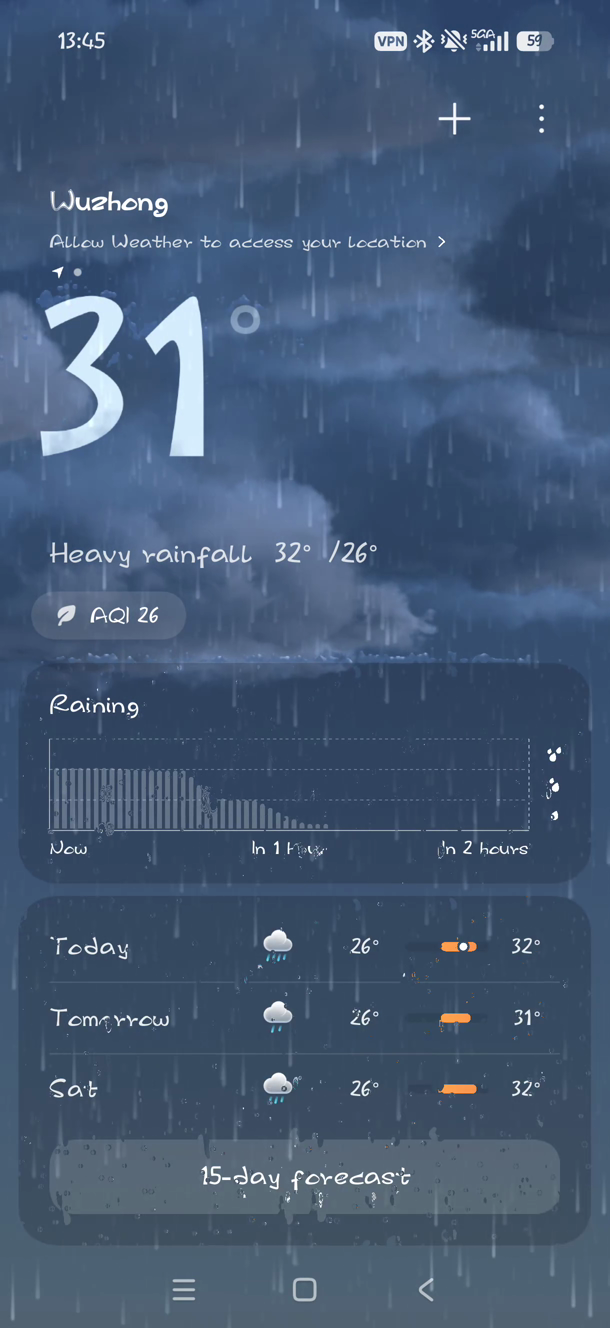
#> input picture _rain_analysis/frame_001.png, 610 x 1328 px; its folder holds only this picture in this run
$ python analyze_effects_detail.py   (older library calls are emulated)
#> lines starting #> are read from the running program, lines starting #| are printed output that depends on the picture; after the words box and inside, x2 and y2 are one past the last pixel; in counts of white or black regions, pixels touching at a corner belong together
"""
详细拆解小米天气暴雨参考片中所有「雨滴类」视觉效果。
输出：JSON + 标注示意图 + 控制台中文报告。
"""
from __future__ import annotations

import json
import math
from pathlib import Path

import cv2
import numpy as np
from PIL import Image, ImageDraw

ROOT = Path(__file__).resolve().parent
FRAMES = sorted(ROOT.glob("frame_*.png"))
OUT_ANN = ROOT / "effect_overlays"
OUT_JSON = ROOT / "rain_effects_detail.json"


def load_rgb(path: Path) -> np.ndarray:
    return np.asarray(Image.open(path).convert("RGB"))


def streak_mask(gray: np.ndarray) -> tuple[np.ndarray, dict]:
    """细长竖向结构 = 下落雨丝（运动模糊）。"""
    h, w = gray.shape
    blur = cv2.GaussianBlur(gray, (3, 5), 0)
    # 纵向边缘强、横向弱 → 竖线
    gy = np.abs(cv2.Sobel(blur, cv2.CV_32F, 0, 1, ksize=3))
    gx = np.abs(cv2.Sobel(blur, cv2.CV_32F, 1, 0, ksize=3))
    score = gy - 0.35 * gx
    thr = np.percentile(score, 93)
    m = (score > thr).astype(np.uint8) * 255
    # 去掉过圆的区域（留给水珠）
    n, labels, stats, _ = cv2.connectedComponentsWithStats(m, 8)
    keep = np.zeros_like(m)
    longish = 0
    lengths = []
    for i in range(1, n):
        bw = stats[i, cv2.CC_STAT_WIDTH]
        bh = stats[i, cv2.CC_STAT_HEIGHT]
        area = stats[i, cv2.CC_STAT_AREA]
        if area < 6:
            continue
        aspect = bh / max(1, bw)
        if aspect >= 1.8 or (bh >= 10 and bw <= 4):
            keep[labels == i] = 255
            longish += 1
            lengths.append(bh / h)
    return keep, {
        "count": longish,
        "coverage": float((keep > 0).mean()),
        "len_mean_h": float(np.mean(lengths)) if lengths else 0.0,
        "len_p90_h": float(np.percentile(lengths, 90)) if lengths else 0.0,
    }


def glass_droplet_mask(rgb: np.ndarray, gray: np.ndarray) -> tuple[np.ndarray, dict]:
    """
    玻璃水珠：局部高光 + 近似圆形 blob。
    分为大滴（滑动主珠）与微珠（冷凝/拖尾珠）。
    """
    h, w = gray.shape
    k = max(5, min(w, h) // 85) | 1
    med = cv2.medianBlur(gray, k)
    spec = cv2.subtract(gray, med)
    _, mask = cv2.threshold(spec, max(10, int(np.percentile(spec, 96.5))), 255, cv2.THRESH_BINARY)
    mask = cv2.morphologyEx(mask, cv2.MORPH_OPEN, np.ones((3, 3), np.uint8))

    # 再叠加亮圆检测（Hough）辅助大滴
    blur = cv2.GaussianBlur(gray, (9, 9), 0)
    circles = cv2.HoughCircles(
        blur, cv2.HOUGH_GRADIENT, dp=1.2, minDist=10,
        param1=80, param2=14, minRadius=3, maxRadius=max(8, min(w, h) // 28),
    )

    n, labels, stats, cents = cv2.connectedComponentsWithStats(mask, 8)
    big, micro, trailish = [], [], []
    keep_big = np.zeros_like(mask)
    keep_micro = np.zeros_like(mask)

    for i in range(1, n):
        area = int(stats[i, cv2.CC_STAT_AREA])
        bw = int(stats[i, cv2.CC_STAT_WIDTH])
        bh = int(stats[i, cv2.CC_STAT_HEIGHT])
        if area < 5 or area > w * h * 0.008:
            continue
        aspect = bw / max(1, bh)
        # 排除细长雨丝
        if max(bw, bh) / max(1, min(bw, bh)) > 3.2 and min(bw, bh) <= 3:
            continue
        size = math.sqrt(area)
        item = {
            "area": area,
            "w": bw,
            "h": bh,
            "size": size,
            "cx": float(cents[i][0]),
            "cy": float(cents[i][1]),
            "aspect": aspect,
        }
        # 略扁长 → 可能是滑动拖尾湿痕
        if aspect < 0.55 or aspect > 1.8:
            if size >= 3:
                trailish.append(item)
            continue
        if size >= 5.5:
            big.append(item)
            keep_big[labels == i] = 255
        else:
            micro.append(item)
            keep_micro[labels == i] = 255

    hough_n = 0 if circles is None else int(circles.shape[1])
    return keep_big | keep_micro, {
        "big_count": len(big),
        "micro_count": len(micro),
        "trailish_count": len(trailish),
        "hough_circles": hough_n,
        "big_size_mean": float(np.mean([b["size"] for b in big])) if big else 0.0,
        "big_size_p90": float(np.percentile([b["size"] for b in big], 90)) if big else 0.0,
        "micro_size_mean": float(np.mean([b["size"] for b in micro])) if micro else 0.0,
        "coverage": float(((keep_big | keep_micro) > 0).mean()),
        "big_y_mean_norm": float(np.mean([b["cy"] / h for b in big])) if big else 0.5,
    }


def mist_score(gray: np.ndarray) -> dict:
    """低频雾感：大尺度亮度起伏 + 低对比。"""
    h, w = gray.shape
    small = cv2.resize(gray, (max(32, w // 16), max(48, h // 16)), interpolation=cv2.INTER_AREA)
    small = small.astype(np.float32)
    local = cv2.GaussianBlur(small, (0, 0), 3)
    contrast = float(np.std(small - local))
    mean = float(np.mean(gray))
    # 顶部比底部略亮 → 顶光雨雾
    top = float(gray[: h // 5].mean())
    bot = float(gray[4 * h // 5 :].mean())
    return {
        "mean_lum": mean,
        "lowfreq_contrast": contrast,
        "top_minus_bot": top - bot,
        "foggy": contrast < 8.5 and mean < 110,
    }


def sheet_bands(gray: np.ndarray) -> dict:
    """竖向雨幕带：列平均的周期性起伏。"""
    col = gray.astype(np.float32).mean(axis=0)
    col = col - cv2.GaussianBlur(col.reshape(1, -1), (1, 31), 0).ravel()
    # 自相关找周期
    c = col - col.mean()
    if np.std(c) < 1e-3:
        return {"band_strength": 0.0, "period_px": 0.0}
    corr = np.correlate(c, c, mode="full")
    mid = len(corr) // 2
    right = corr[mid + 8 : mid + min(180, len(col) // 2)]
    if len(right) == 0:
        return {"band_strength": 0.0, "period_px": 0.0}
    period = int(np.argmax(right) + 8)
    strength = float(right.max() / (corr[mid] + 1e-6))
    return {"band_strength": strength, "period_px": float(period)}


# [27 lines left out: functions motion_optical, ui_mask_heuristic, not called in this run]


def annotate(rgb: np.ndarray, streak: np.ndarray, drops: np.ndarray, path: Path) -> None:
    img = rgb.copy()
    # 雨丝标青，水珠标品红
    img[streak > 0] = (img[streak > 0] * 0.45 + np.array([40, 200, 255]) * 0.55).astype(np.uint8)
    img[drops > 0] = (img[drops > 0] * 0.4 + np.array([255, 80, 200]) * 0.6).astype(np.uint8)
    Image.fromarray(img).save(path)


def main() -> None:
    if not FRAMES:
        raise SystemExit("no frames — extract first")

    OUT_ANN.mkdir(parents=True, exist_ok=True)
    per = []
    motions = []
    prev = None

    for i, path in enumerate(FRAMES):
        rgb = load_rgb(path)
#> in load_rgb, returned value is the input picture: shape (1328, 610, 3); mean R, G, B 68.1, 88.8, 116.3
        gray = cv2.cvtColor(rgb, cv2.COLOR_RGB2GRAY)
        sm, ss = streak_mask(gray)
#> in streak_mask, `score = gy - 0.35 * gx`:
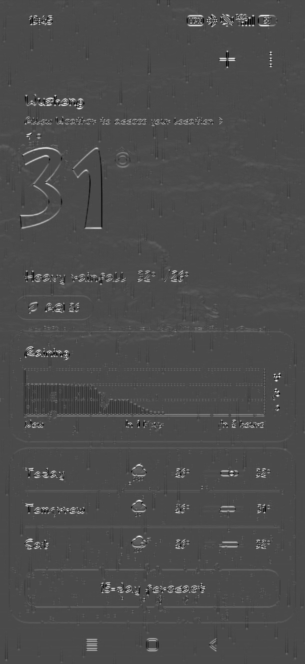
#> score: shape (1328, 610) float32 (shown at 1/2 size); min -196.2, max 476.6, mean 5.9; drawn with min black and max white
#> in streak_mask, `thr = np.percentile(score, 93)`: thr = 20
#> in streak_mask, `n, labels, stats, _ = cv2.connectedComponentsWithStats(m, 8)`:
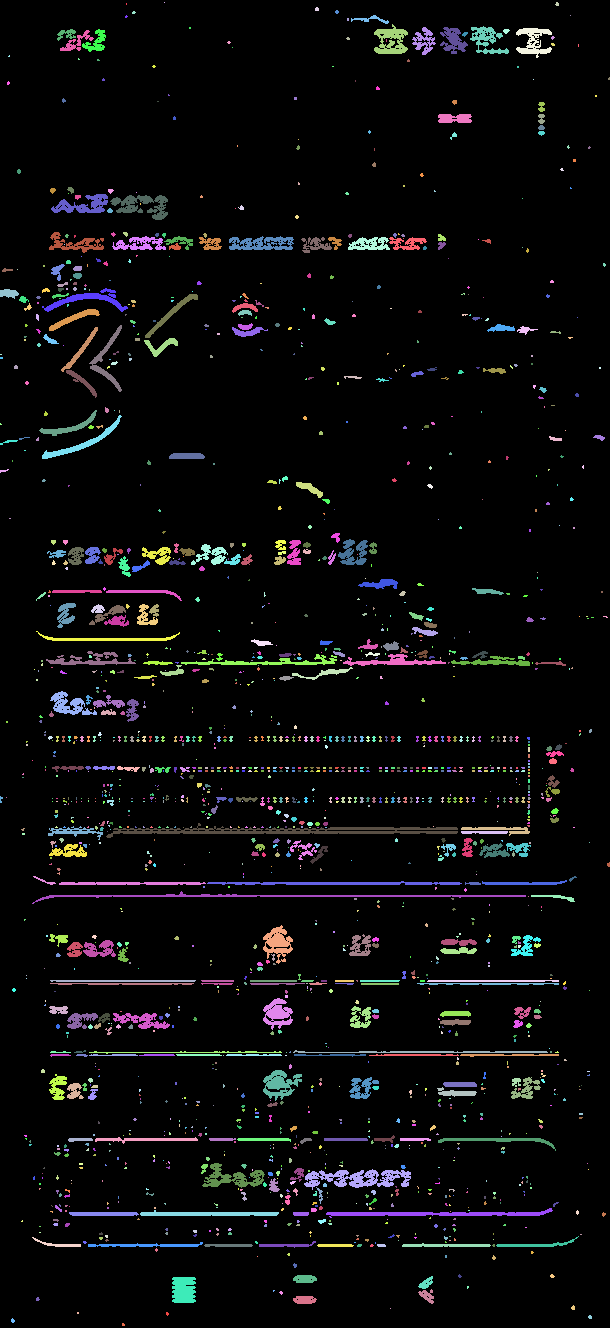
#> labels: shape (1328, 610) int32; 1778 distinct labels, from 0 to 1777; one colour per label, 0 black
#> in streak_mask, `n, labels, stats, _ = cv2.connectedComponentsWithStats(m, 8)`: n = 1778; stats = 1778 rows, first 6: [0, 0, 610, 1328, 753431], [126, 3, 1, 2, 2], [164, 2, 1, 1, 1], [555, 2, 4, 4, 12], [315, 7, 4, 4, 14], [132, 11, 4, 3, 9]
#> the loop in streak_mask, `for i in range(1, n):` made 1777 passes
#> (bw, bh, area, aspect) on passes 8, 11, 13, 14, 15, 16, 17, 18: (38, 9, 106, 0.237), (34, 30, 588, 0.882), (24, 28, 303, 1.17), (28, 27, 398, 0.964), (39, 28, 480, 0.718), (19, 12, 114, 0.632), (24, 23, 243, 0.958), (7, 5, 24, 0.714)
#> after the loop in streak_mask, `for i in range(1, n):`:
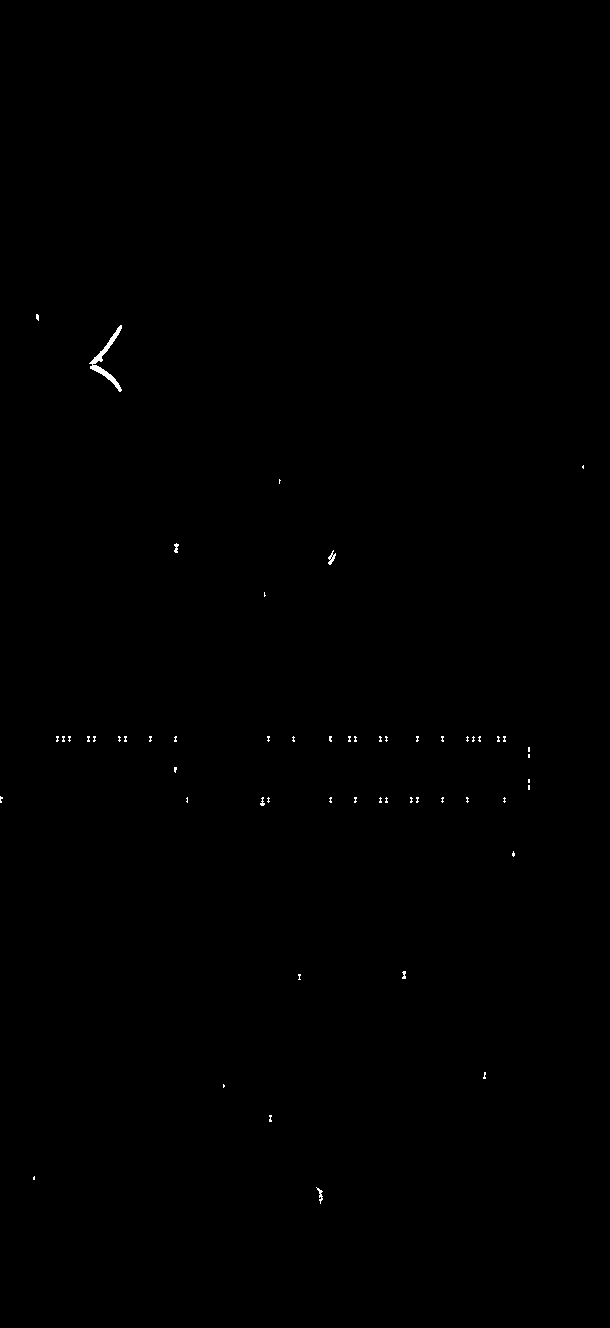
#> keep: shape (1328, 610); 0.15% white in thin lines or dots, all inside (x1, y1, x2, y2) = (0, 314, 584, 1204)
#> after the loop in streak_mask, `for i in range(1, n):`: lengths = 56 values, max 0.0505 at index 1, min 0.00301 at index 2, mean 0.00559; longish = 56
#> ss = {'count': 56, 'coverage': 0.00146, 'len_mean_h': 0.00559, 'len_p90_h': 0.00565}
        dm, ds = glass_droplet_mask(rgb, gray)
#> in glass_droplet_mask, `circles = cv2.HoughCircles( blur, cv2.HOUGH_GRADIENT, dp=1.2, minDist=..`: circles = 202 rows, first 8: [244.2, 318.6, 14.64], [161.4, 798.6, 20.28], [173.4, 811.8, 20.28], [71.4, 786.6, 18.96], [111, 786.6, 18.96], [161.4, 813, 20.28], [108.6, 814.2, 20.28], [136.2, 798.6, 20.28]
#> in glass_droplet_mask, `n, labels, stats, cents = cv2.connectedComponentsWithStats(mask, 8)`:
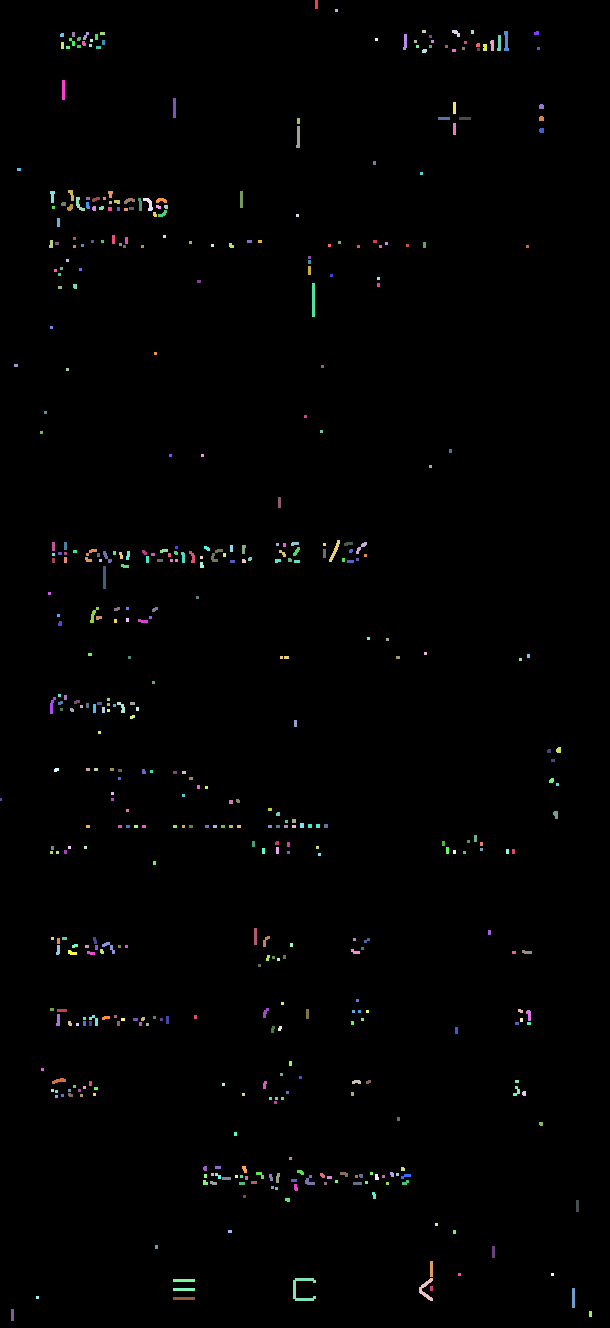
#> labels: shape (1328, 610) int32; 487 distinct labels, from 0 to 486; one colour per label, 0 black
#> in glass_droplet_mask, `n, labels, stats, cents = cv2.connectedComponentsWithStats(mask, 8)`: n = 487; stats = 487 rows, first 6: [0, 0, 610, 1328, 801138], [315, 0, 3, 9, 27], [335, 9, 3, 3, 9], [422, 30, 4, 3, 12], [452, 30, 8, 7, 32], [471, 30, 3, 4, 12]; cents = 487 pairs, first value 0.5 to 590, second value 4 to 1314.5
#> the loop in glass_droplet_mask, `for i in range(1, n):` made 486 passes
#> (area, bw, bh, aspect, size) on passes 1, 4, 6: (27, 3, 9, 0.333, 5.2), (32, 8, 7, 1.14, 5.66), (70, 5, 20, 0.25, 8.37)
#> dm: shape (1328, 610); 0.73% white; 396 white regions (337 under 20 px), largest, box (x1, y1, x2, y2) and area: (293, 1278, 316, 1301) 185, (419, 1278, 433, 1301) 114, (211, 549, 223, 562) 62
        mist = mist_score(gray)
        bands = sheet_bands(gray)
        row = {
            "file": path.name,
            "streak": ss,
            "glass_drops": ds,
            "mist": mist,
            "rain_sheet": bands,
        }
        per.append(row)
        if prev is not None:
            motions.append(motion_optical(prev, rgb))
        prev = rgb
        if i % 8 == 0:
            annotate(rgb, sm, dm, OUT_ANN / f"overlay_{path.stem}.png")
#> in annotate, `img[drops > 0] = (img[drops > 0] * 0.4 + np.array([255, 80, 200]) * 0...`:
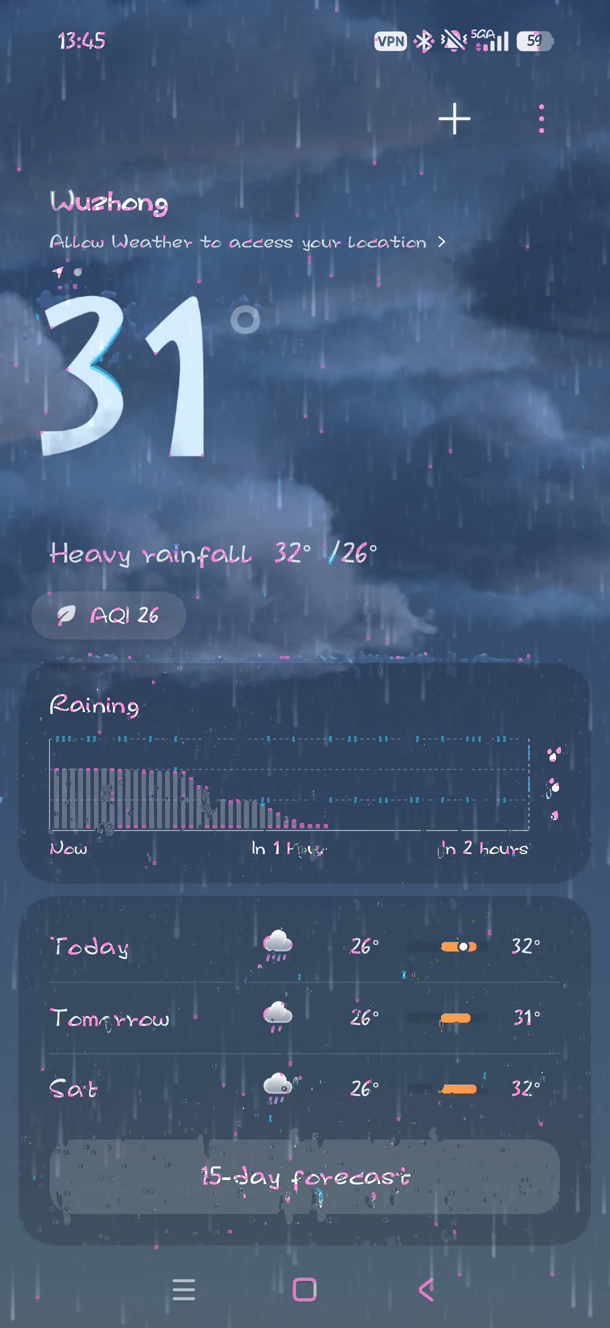
#> img: shape (1328, 610, 3); mean R, G, B 68.4, 88.4, 116.4

    def avg(key: str):
        parts = key.split(".")
        vals = []
        for r in per:
            cur = r
            for p in parts:
                cur = cur[p]
            vals.append(float(cur) if not isinstance(cur, bool) else float(cur))
        return float(np.mean(vals))

    # 分类结论
    effects = [
        {
            "id": "A_falling_streaks",
            "name": "下落雨丝（运动模糊线）",
            "evidence": {
                "blob_count_mean": avg("streak.count"),
                "coverage_mean": avg("streak.coverage"),
                "len_mean_frac_h": avg("streak.len_mean_h"),
                "len_p90_frac_h": avg("streak.len_p90_h"),
                "flow_down_px": float(np.mean([m["down_px"] for m in motions])) if motions else 0,
                "fast_down_frac": float(np.mean([m["fast_down_frac"] for m in motions])) if motions else 0,
            },
            "look": "细长近竖直半透明白/青线条，长度短、下落快，占画面主体密度",
            "depth": "至少 2–3 层：远淡细、中主、近略粗亮",
            "impl_hint": "GPU 线段/四边形粒子；顶点着色器循环下落",
        },
        {
            "id": "B_glass_main_drops",
            "name": "玻璃主水珠（粘附/滑动大滴）",
            "evidence": {
                "count_mean": avg("glass_drops.big_count"),
                "size_mean_px": avg("glass_drops.big_size_mean"),
                "size_p90_px": avg("glass_drops.big_size_p90"),
                "hough_circles_mean": avg("glass_drops.hough_circles"),
                "y_mean_norm": avg("glass_drops.big_y_mean_norm"),
            },
            "look": "近圆形、带顶侧高光、边缘折射感；部分缓慢下滑",
            "depth": "最前景（叠在 UI 之上，像贴在屏幕玻璃）",
            "impl_hint": "raindrop-fx / 折射 shader / 预烘焙精灵+法线",
        },
        {
            "id": "C_glass_micro_beads",
            "name": "玻璃微珠（冷凝小点）",
            "evidence": {
                "count_mean": avg("glass_drops.micro_count"),
                "size_mean_px": avg("glass_drops.micro_size_mean"),
                "coverage": avg("glass_drops.coverage"),
            },
            "look": "大量 2–5px 级小高光点，几乎静止或极慢漂移",
            "depth": "前景玻璃层，填充「湿润感」",
            "impl_hint": "静态噪声戳点 + 大滴经过时 destination-out 擦除（Codrops 手法）",
        },
        {
            "id": "D_slide_trails",
            "name": "滑动拖尾/湿痕",
            "evidence": {
                "trailish_count_mean": avg("glass_drops.trailish_count"),
            },
            "look": "主滴下滑留下细湿痕与零星拖尾珠",
            "depth": "前景玻璃层",
            "impl_hint": "大滴路径上间歇 spawn 微珠；湿痕用细椭圆/条带淡出",
        },
        {
            "id": "E_atmosphere_mist",
            "name": "雨雾/大气散射",
            "evidence": {
                "mean_lum": avg("mist.mean_lum"),
                "lowfreq_contrast": avg("mist.lowfreq_contrast"),
                "top_minus_bot": avg("mist.top_minus_bot"),
                "foggy_ratio": float(np.mean([1.0 if r["mist"]["foggy"] else 0.0 for r in per])),
            },
            "look": "整体冷蓝灰低对比，顶部略亮的霾，降低远景清晰度",
            "depth": "背景与中景之间",
            "impl_hint": "CSS 径向雾 + 轻微 vignette；不要做成飘动大光斑",
        },
        {
            "id": "F_rain_sheet",
            "name": "雨幕体积带（竖向帘幕）",
            "evidence": {
                "band_strength": avg("rain_sheet.band_strength"),
                "period_px": avg("rain_sheet.period_px"),
            },
            "look": "宽而淡的竖向明暗带缓慢横移，增加「成片雨」体积感",
            "depth": "中远景",
            "impl_hint": "极淡 repeating-linear-gradient + 慢速 translate；强度要低",
        },
        {
            "id": "G_storm_sky",
            "name": "暴雨天空底（非雨滴，但是雨景底座）",
            "evidence": {
                "note": "色相冷蓝灰，主色约 #344961",
            },
            "look": "层积云状暗蓝灰背景，无阳光",
            "depth": "最底层",
            "impl_hint": "纯色 + 多团径向渐变模糊",
        },
    ]
#> the loop in avg, `for r in per:` made 1 pass
#> the loop in avg (call 2), `for r in per:` made 1 pass

    # 明确「不是」的东西，避免再加羽毛光斑
    not_effects = [
        {
            "name": "大块软边羽毛/光斑粒子乱飘",
            "why": "参考片前景是贴玻璃的小圆滴与细雨丝，没有大片 boeh/羽毛状漂浮物",
        },
        {
            "name": "彩色霓虹粒子",
            "why": "色板严格冷青白/灰蓝",
        },
    ]

    report = {
        "source": "d63123f5e68f97c298dea1bec5aad3a0.mp4",
        "frames": len(per),
        "effects": effects,
        "not_effects": not_effects,
        "motion_summary": {
            "down_px_mean": float(np.mean([m["down_px"] for m in motions])) if motions else 0,
            "side_px_mean": float(np.mean([m["side_px"] for m in motions])) if motions else 0,
            "still_frac_mean": float(np.mean([m["still_frac"] for m in motions])) if motions else 0,
        },
        "priority_for_shigure": [
            "A 下落雨丝（已有 GPU）",
            "E 雨雾 + F 极淡雨幕",
            "B+C 玻璃水珠（需真实折射/贴玻璃，勿用大软斑冒充）",
            "D 拖尾（次要）",
            "卡片溅花为站点交互增强，参考片 UI 卡片上不明显",
        ],
        "per_frame_sample": per[::10],
    }

    OUT_JSON.write_text(json.dumps(report, ensure_ascii=False, indent=2), encoding="utf-8")

    print("=" * 60)
    print("参考片雨滴类效果清单")
    print("=" * 60)
    for e in effects:
        print(f"\n【{e['id']}】{e['name']}")
        print(f"  外观: {e['look']}")
        print(f"  景深: {e['depth']}")
        print(f"  证据: {json.dumps(e['evidence'], ensure_ascii=False)}")
        print(f"  实现: {e['impl_hint']}")
#> this loop made 7 passes
#> (printed output is left out)
    print("\n—— 不应出现 ——")
    for n in not_effects:
        print(f"  × {n['name']}: {n['why']}")
    print(f"\nJSON → {OUT_JSON}")
    print(f"标注图 → {OUT_ANN}")


if __name__ == "__main__":
    # fix accidental space in constant if any
    main()
